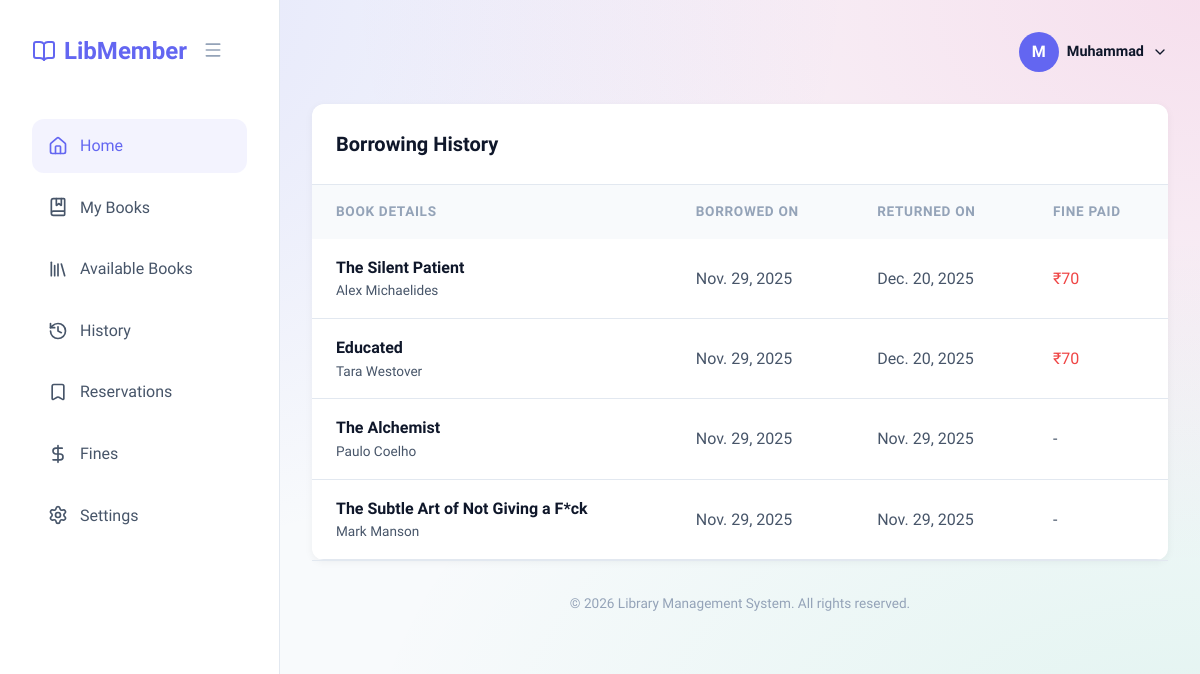
/history/ (signed in), run on an earlier commit of the app's database.
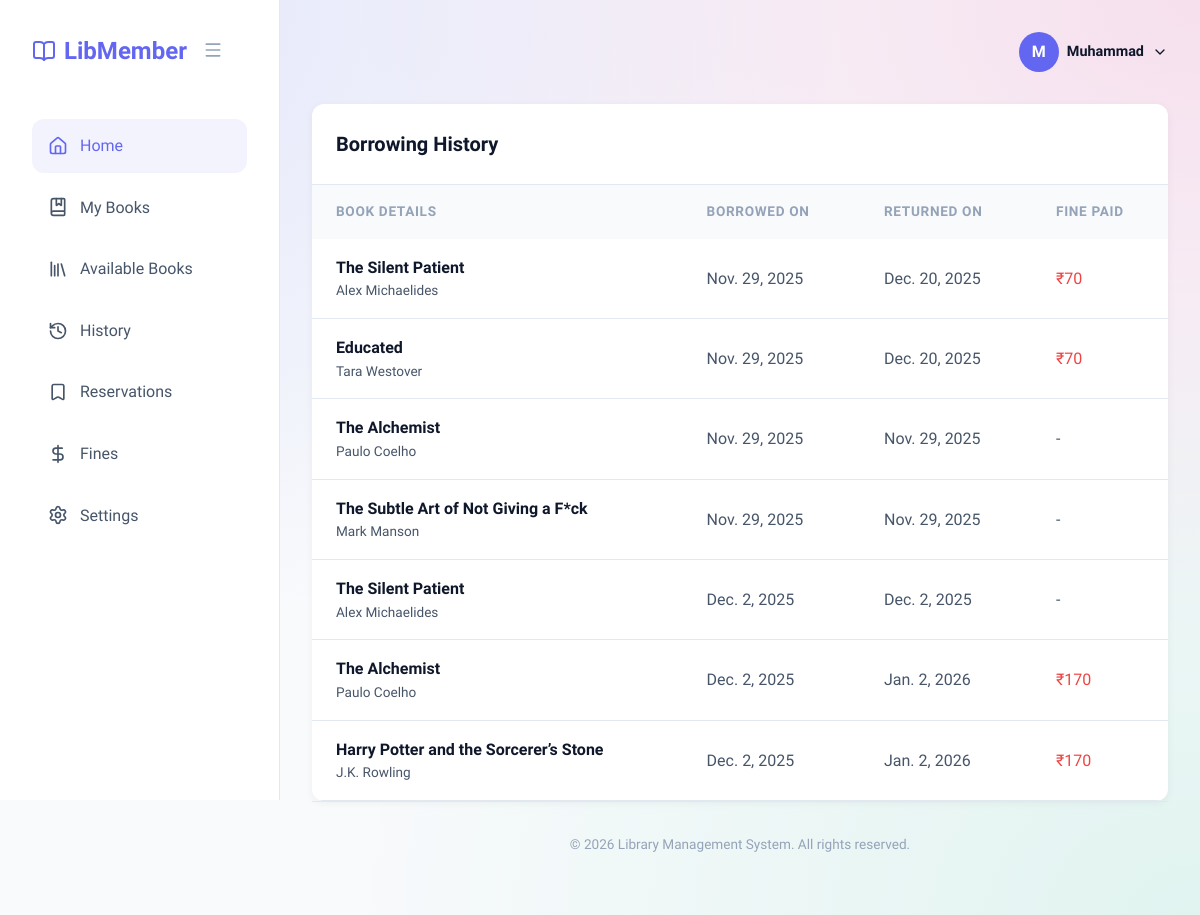
And on a later commit of the database.
### library_management/models.py (models this page shows, shortened)
class BorrowRecord(models.Model):
    book = models.ForeignKey(Book, on_delete=models.CASCADE)
    borrower = models.ForeignKey(Member, on_delete=models.CASCADE)
    borrow_date = models.DateField()
    return_date = models.DateField(null=True, blank=True)
    due_date = models.DateField()
    is_returned = models.BooleanField(default=False)
    is_overdue = models.BooleanField(default=False)
    fine = models.IntegerField(default=0)

class Book(models.Model):
    STATUS_CHOICE = [
        ('available', 'Available'),
        ('unavailable', 'Unavailable')
    ]
    Genre_CHOICE = [
        ('fiction', 'Fiction'),
        ('nonfiction', 'Non-Fiction'),
        ('biography', 'Biography'),
        ('selfhelp', 'Self-Help'),
        ('children', 'Children'),
        ('youngadult', 'Young Adult'),
        ('mystery', 'Mystery'),
        ('romance', 'Romance'),
        ('thriller', 'Thriller'),
        ('history', 'History')
    ]
    Title = models.CharField(max_length=50)
    Author = models.CharField(max_length=50)
    Price = models.IntegerField()
    Published_date = models.DateField(default=date.today)
    Image = models.ImageField(upload_to='images/')
    ISBN = models.CharField(max_length=50, unique=True)
    Pages = models.IntegerField()
    Status = models.CharField(max_length=50, choices=STATUS_CHOICE, default='available')
    Genre = models.CharField(max_length=50, choices=Genre_CHOICE)
    Added_on = models.DateTimeField(auto_now_add=True)
    Updated_on = models.DateTimeField(auto_now=True)

### library_management/views.py (the view)
# urls.py: path('history/',views.member_history,name='member_history'),
def member_history(request):
    if request.session.get('is_logged_in'):
        user = User.objects.get(id=request.session['user_id'])
        history = []
        try:
            member = Member.objects.get(user=user)
            all_records = BorrowRecord.objects.filter(borrower=member).order_by('borrow_date')
            for record in all_records:
                history.append(record)
            context = {
                'history': history
            }
            return render(request, 'member_history.html', context)
        except Member.DoesNotExist:
            messages.error(request, 'Member profile not found.')
            return redirect('/home/')
    else:
        return redirect('/login/')

### library_management/templates/member_history.html (shortened to what this page needs)
{% extends 'member_base.html' %}
{% block body %}
    <div
        style="background: white; border-radius: var(--radius-md); box-shadow: 0 2px 8px rgba(0,0,0,0.05); overflow: hidden;">
        <div style="padding: 1.5rem; border-bottom: 1px solid var(--border-light);">
            <h2 style="font-size: 1.25rem; font-weight: 700;">Borrowing History</h2>
        </div>
        <div style="overflow-x: auto;">
            <table style="width: 100%; border-collapse: collapse;">
                <thead>
                    <tr style="background: var(--bg-body); text-align: left;">
                        <th
                            style="padding: 1rem 1.5rem; font-weight: 600; color: var(--text-muted); font-size: 0.85rem; text-transform: uppercase; letter-spacing: 0.05em;">
                            Book Details</th>
                        <th
                            style="padding: 1rem 1.5rem; font-weight: 600; color: var(--text-muted); font-size: 0.85rem; text-transform: uppercase; letter-spacing: 0.05em;">
                            Borrowed On</th>
                        <th
                            style="padding: 1rem 1.5rem; font-weight: 600; color: var(--text-muted); font-size: 0.85rem; text-transform: uppercase; letter-spacing: 0.05em;">
                            Returned On</th>
                        <th
                            style="padding: 1rem 1.5rem; font-weight: 600; color: var(--text-muted); font-size: 0.85rem; text-transform: uppercase; letter-spacing: 0.05em;">
                            Fine Paid</th>
                    </tr>
                </thead>
                <tbody>
                    {% for record in history %}
                    <tr style="border-bottom: 1px solid var(--border-light);">
                        <td style="padding: 1rem 1.5rem;">
                            <div style="font-weight: 600; color: var(--text-main);">{{ record.book.Title }}</div>
                            <div style="font-size: 0.85rem; color: var(--text-secondary);">{{ record.book.Author }}
                            </div>
                        </td>
                        <td style="padding: 1rem 1.5rem; color: var(--text-secondary);">{{ record.borrow_date }}</td>
                        <td style="padding: 1rem 1.5rem; color: var(--text-secondary);">{{ record.return_date }}</td>
                        <td style="padding: 1rem 1.5rem; color: var(--text-secondary);">
                            {% if record.fine > 0 %}
                            <span style="color: var(--danger);">₹{{ record.fine }}</span>
                            {% else %}
                            -
                            {% endif %}
                        </td>
                    </tr>
                    {% empty %}
                    <tr>
                        <td colspan="4" style="padding: 2rem; text-align: center; color: var(--text-muted);">
                            No history available.
                        </td>
                    </tr>
                    {% endfor %}
                </tbody>
            </table>
        </div>
    </div>
{% endblock body %}

### library_management/templates/member_base.html (shortened to what this page needs)
<!DOCTYPE html>
<html lang="en">
<head>
    {% load static %}
    <link rel="stylesheet" href="{% static 'library_management/premium_style.css' %}">
    <link rel="stylesheet" href="{% static 'library_management/enhanced_ui.css' %}">
</head>
<body>
    <div class="dashboard-layout">
        <aside class="sidebar" id="sidebar">
            <div class="sidebar-logo">
                <div style="display: flex; align-items: center; gap: 0.5rem;">
                    <i data-lucide="book-open" style="width: 24px; height: 24px; color: var(--primary);"></i>
                    <span class="logo-text">LibMember</span>
                </div>
                <button id="sidebarToggle"
                    style="background: none; border: none; cursor: pointer; color: var(--text-muted); padding: 0.5rem;">
                    <i data-lucide="menu" style="width: 20px; height: 20px;"></i>
                </button>
            </div>
            <nav>
                <a href="{% url 'user' %}" class="nav-item active">
                    <i data-lucide="home" style="width: 20px; height: 20px;"></i>
                    <span class="nav-text">Home</span>
                </a>
                <a href="{% url 'my_books' %}" class="nav-item">
                    <i data-lucide="book-marked" style="width: 20px; height: 20px;"></i>
                    <span class="nav-text">My Books</span>
                </a>
                <a href="{% url 'available_books' %}" class="nav-item">
                    <i data-lucide="library" style="width: 20px; height: 20px;"></i>
                    <span class="nav-text">Available Books</span>
                </a>
                <a href="{% url 'member_history' %}" class="nav-item">
                    <i data-lucide="history" style="width: 20px; height: 20px;"></i>
                    <span class="nav-text">History</span>
                </a>
                <a href="#" class="nav-item">
                    <i data-lucide="bookmark" style="width: 20px; height: 20px;"></i>
                    <span class="nav-text">Reservations</span>
                </a>
                <a href="{% url 'fines' %}" class="nav-item">
                    <i data-lucide="dollar-sign" style="width: 20px; height: 20px;"></i>
                    <span class="nav-text">Fines</span>
                </a>
                <a href="#" class="nav-item">
                    <i data-lucide="settings" style="width: 20px; height: 20px;"></i>
                    <span class="nav-text">Settings</span>
                </a>
            </nav>
        </aside>
        <main class="main-content">
            <header class="dashboard-header" style="justify-content: flex-end; margin-bottom: 2rem;">
                <div class="profile-dropdown">
                    <div class="profile-trigger" onclick="toggleDropdown()">
                        <div
                            style="width: 40px; height: 40px; background: var(--primary); border-radius: 50%; color: white; display: flex; align-items: center; justify-content: center; font-weight: 700; overflow: hidden;">
                            {% if user.profile_image %}
                            <img src="{{ user.profile_image.url }}" alt="Profile"
                                style="width: 100%; height: 100%; object-fit: cover;">
                            {% else %}
                            {{ user.first_name|slice:":1"|default:"U" }}
                            {% endif %}
                        </div>
                        <span style="font-weight: 600; font-size: 0.9rem;">{{ user.first_name }}</span>
                        <i data-lucide="chevron-down" style="width: 16px; height: 16px;"></i>
                    </div>
                </div>
            </header>
            {% block body %}
            {% endblock body %}
            <footer class="dashboard-footer">
                <p>&copy; {% now "Y" %} Library Management System. All rights reserved.</p>
            </footer>
        </main>
    </div>
</body>
</html>

### library_management/static/library_management/premium_style.css (style rules this page uses)
:root { --primary: #6366f1; --primary-dark: #4338ca; --secondary: #8b5cf6; --accent: #ec4899; --success: #10b981; --warning: #f59e0b; --danger: #ef4444; --bg-body: #f8fafc; --bg-surface: #ffffff; --bg-glass: rgba(255, 255, 255, 0.7); --text-main: #0f172a; --text-secondary: #475569; --text-muted: #94a3b8; --border-light: #e2e8f0; --shadow-sm: 0 1px 2px 0 rgba(0, 0, 0, 0.05); --shadow-md: 0 4px 6px -1px rgba(0, 0, 0, 0.1); --shadow-lg: 0 10px 15px -3px rgba(0, 0, 0, 0.1); --shadow-glass: 0 8px 32px 0 rgba(31, 38, 135, 0.15); --radius-sm: 0.5rem; --radius-md: 0.75rem; --radius-lg: 1rem; --radius-xl: 1.5rem; }
* { margin: 0; padding: 0; box-sizing: border-box; }
body { font-family: 'Plus Jakarta Sans', sans-serif; background-color: var(--bg-body); background-image: radial-gradient(at 0% 0%, rgba(99, 102, 241, 0.15) 0px, transparent 50%), radial-gradient(at 100% 0%, rgba(236, 72, 153, 0.15) 0px, transparent 50%), radial-gradient(at 100% 100%, rgba(16, 185, 129, 0.1) 0px, transparent 50%); background-attachment: fixed; color: var(--text-main); min-height: 100vh; line-height: 1.6; -webkit-font-smoothing: antialiased; }
a { text-decoration: none; color: inherit; transition: all 0.2s ease; }
.dashboard-layout { display: flex; min-height: 100vh; }
.sidebar { width: 280px; background: white; border-right: 1px solid var(--border-light); padding: 2rem; display: flex; flex-direction: column; position: fixed; height: 100vh; left: 0; top: 0; }
.main-content { flex: 1; margin-left: 280px; padding: 2rem; }
.sidebar-logo { font-size: 1.5rem; font-weight: 800; color: var(--primary); margin-bottom: 3rem; display: flex; align-items: center; gap: 0.5rem; }
.nav-item { display: flex; align-items: center; gap: 0.75rem; padding: 0.875rem 1rem; color: var(--text-secondary); border-radius: var(--radius-md); margin-bottom: 0.5rem; font-weight: 500; transition: all 0.2s; }
.nav-item:hover, .nav-item.active { background: rgba(99, 102, 241, 0.08); color: var(--primary); }
.dashboard-header { display: flex; justify-content: space-between; align-items: center; margin-bottom: 2rem; }
@media (min-width: 1025px) { .sidebar { width: 280px; } }
@media (min-width: 1025px) { .main-content { margin-left: 280px; } }

### library_management/static/library_management/enhanced_ui.css (style rules this page uses)
.sidebar, .main-content { transition: all 0.3s cubic-bezier(0.4, 0, 0.2, 1); }
.sidebar .nav-text, .sidebar .logo-text { transition: opacity 0.2s ease, width 0.2s ease; white-space: nowrap; overflow: hidden; }
.profile-dropdown { position: relative; display: inline-block; }
.profile-trigger { cursor: pointer; display: flex; align-items: center; gap: 0.5rem; }
.dashboard-footer { margin-top: auto; padding: 2rem; text-align: center; color: var(--text-muted); font-size: 0.85rem; border-top: 1px solid var(--border-light); }

What changed in the data, as far as the page shows it:
added BorrowRecord: book.Title "The Silent Patient", book.Author "Alex Michaelides", borrow_date "Dec. 2, 2025", return_date "Dec. 2, 2025"
added BorrowRecord: book.Title "The Alchemist", book.Author "Paulo Coelho", borrow_date "Dec. 2, 2025", return_date "Jan. 2, 2026", fine "170"
added BorrowRecord: book.Title "Harry Potter and the Sorcerer’s Stone", book.Author "J.K. Rowling", borrow_date "Dec. 2, 2025", return_date "Jan. 2, 2026", fine "170"
